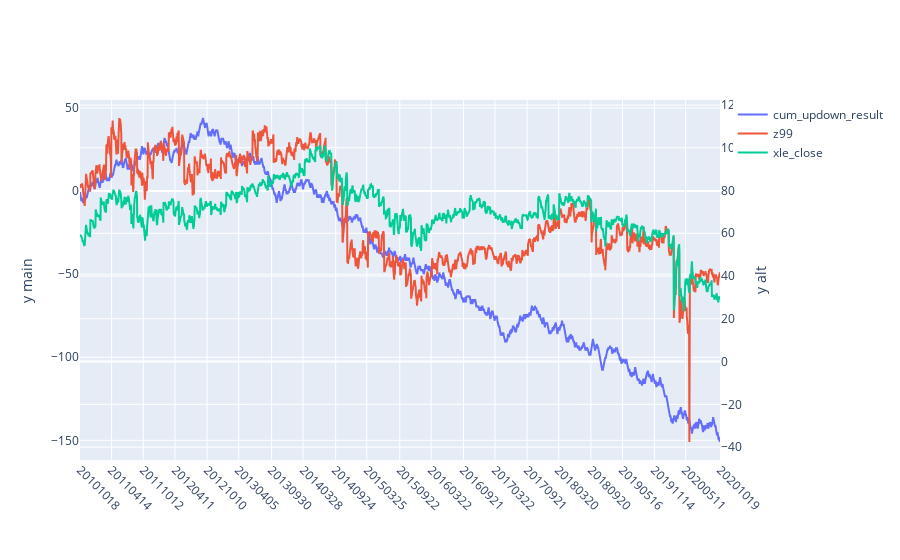

Notebook code cell kept with this figure:
### Code cell
pu.iplt(
    pu.plotly_plot(
        df_all[['settle_date','cum_updown_result','z99','xle_close']],
        x_column='settle_date',
        yaxis2_cols=['z99','xle_close']
    )
)

### Figure 1 — Plotly figure (JSON) as saved in the notebook; plotly's stock layout.template omitted (floating-point values rounded to 4 significant figures; data arrays with more than 128 entries replaced by an {"elided": "..."} marker saying what was removed)
{"data": [{"name": "cum_updown_result", "opacity": 1, "type": "scatter", "x": {"elided": "3361 int values"}, "y": {"elided": "3361 float values"}, "yaxis": "y"}, {"name": "z99", "opacity": 1, "type": "scatter", "x": {"elided": "3361 int values"}, "y": {"elided": "3361 float values"}, "yaxis": "y2"}, {"name": "xle_close", "opacity": 1, "type": "scatter", "x": {"elided": "3361 int values"}, "y": {"elided": "3361 float values"}, "yaxis": "y2"}], "layout": {"autosize": true, "hovermode": "x", "margin": {"b": 100}, "modebar": {"bgcolor": "grey", "orientation": "v"}, "spikedistance": 1000, "title": {"x": 0.5, "xanchor": "center", "y": 0.9, "yanchor": "top"}, "xaxis": {"showspikes": true, "spikedash": "solid", "spikemode": "toaxis+across", "spikethickness": 1, "tickangle": 45, "ticktext": [20101018, 20110414, 20111012, 20120411, 20121010, 20130405, 20130930, 20140328, 20140924, 20150325, 20150922, 20160322, 20160921, 20170322, 20170921, 20180320, 20180920, 20190516, 20191114, 20200511, 20201019], "tickvals": [20101018, 20110414, 20111012, 20120411, 20121010, 20130405, 20130930, 20140328, 20140924, 20150325, 20150922, 20160322, 20160921, 20170322, 20170921, 20180320, 20180920, 20190516, 20191114, 20200511, 20201019], "type": "category"}, "yaxis": {"showspikes": true, "spikedash": "solid", "spikemode": "toaxis+across", "spikethickness": 1, "title": {"text": "y main"}}, "yaxis2": {"overlaying": "y", "side": "right", "title": {"text": "y alt"}}}}
